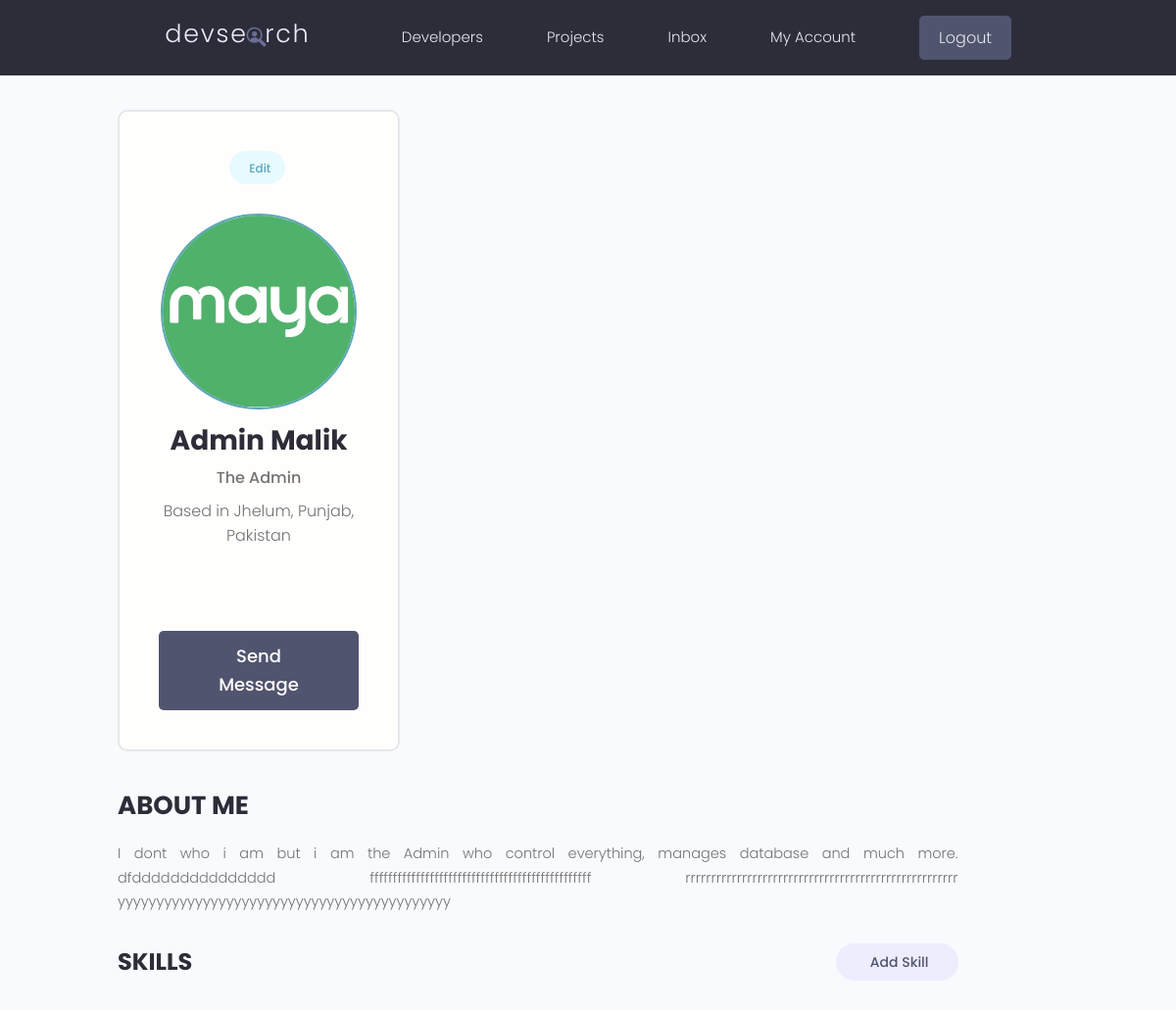
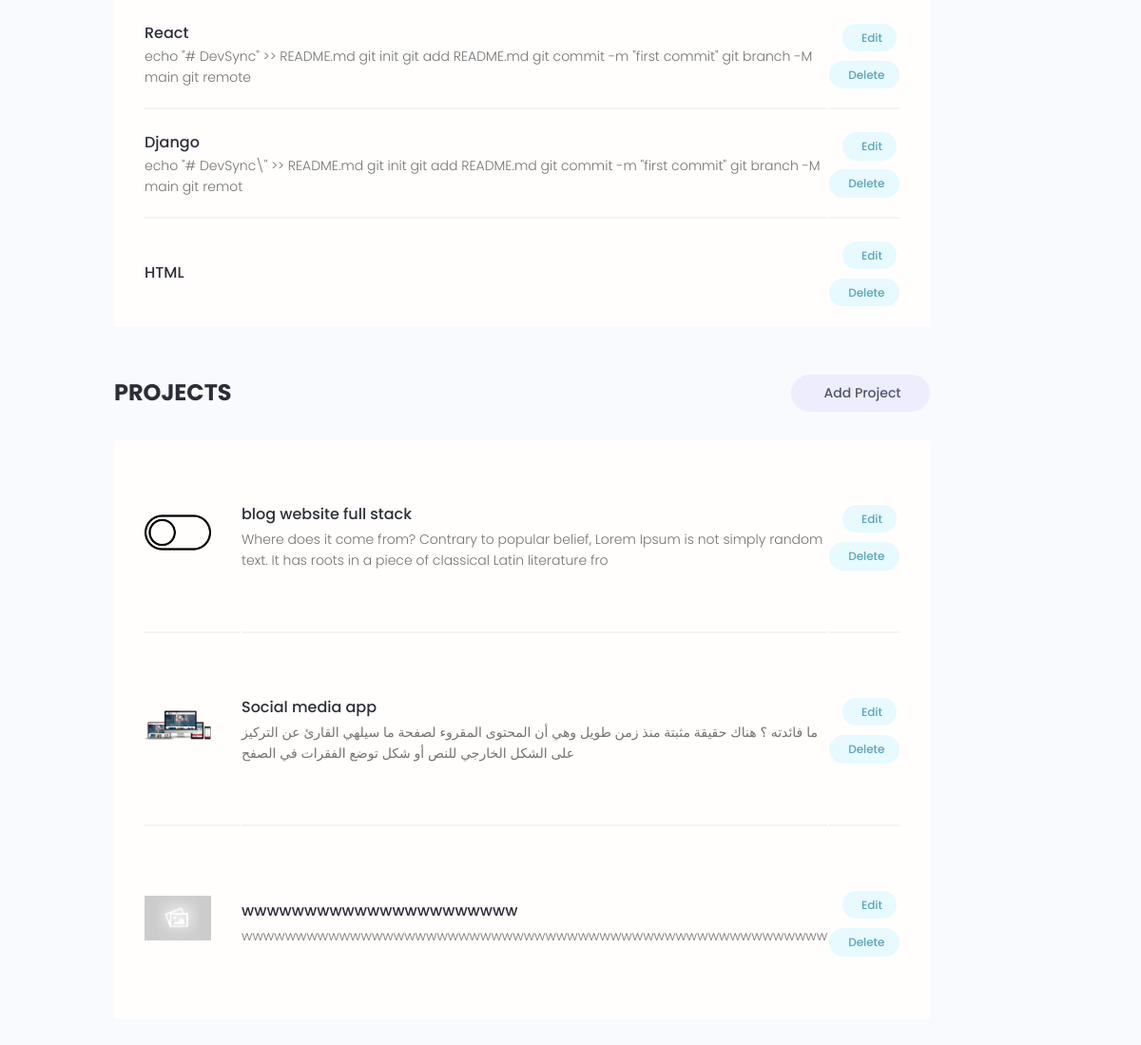
The page /user-account/ (signed in) on the database as committed earlier (2 pictures, top to bottom).
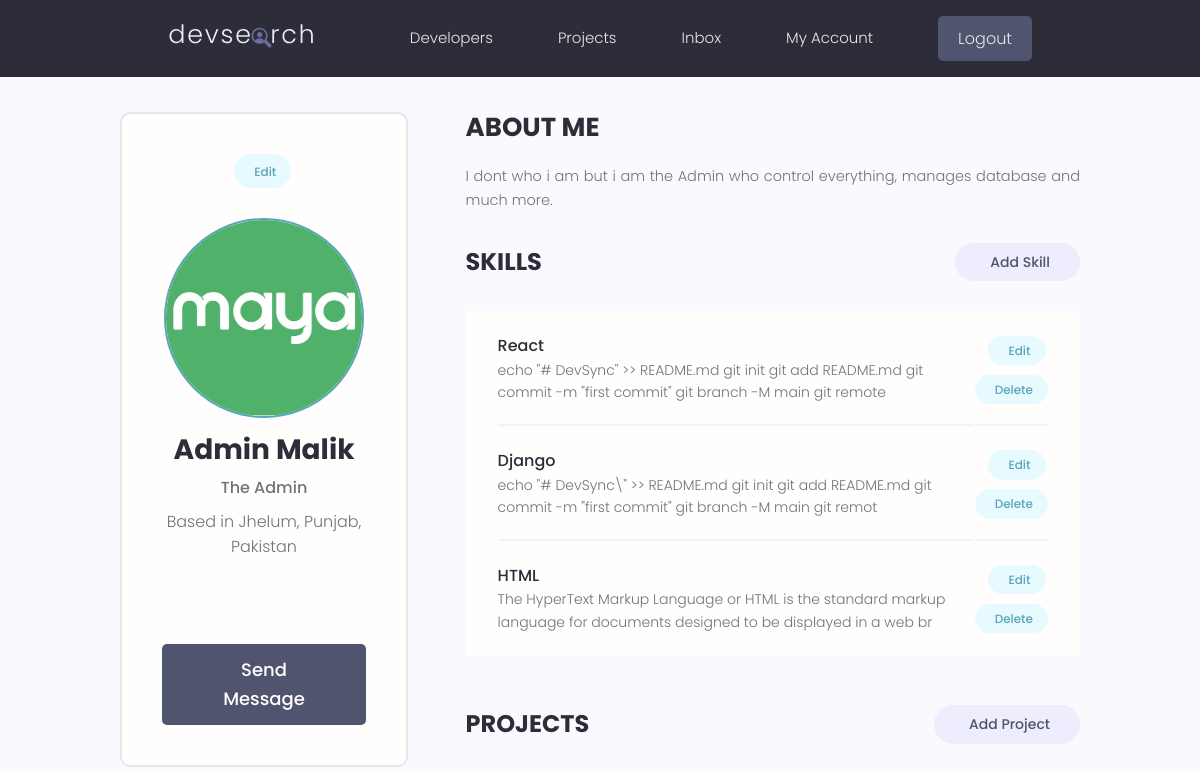
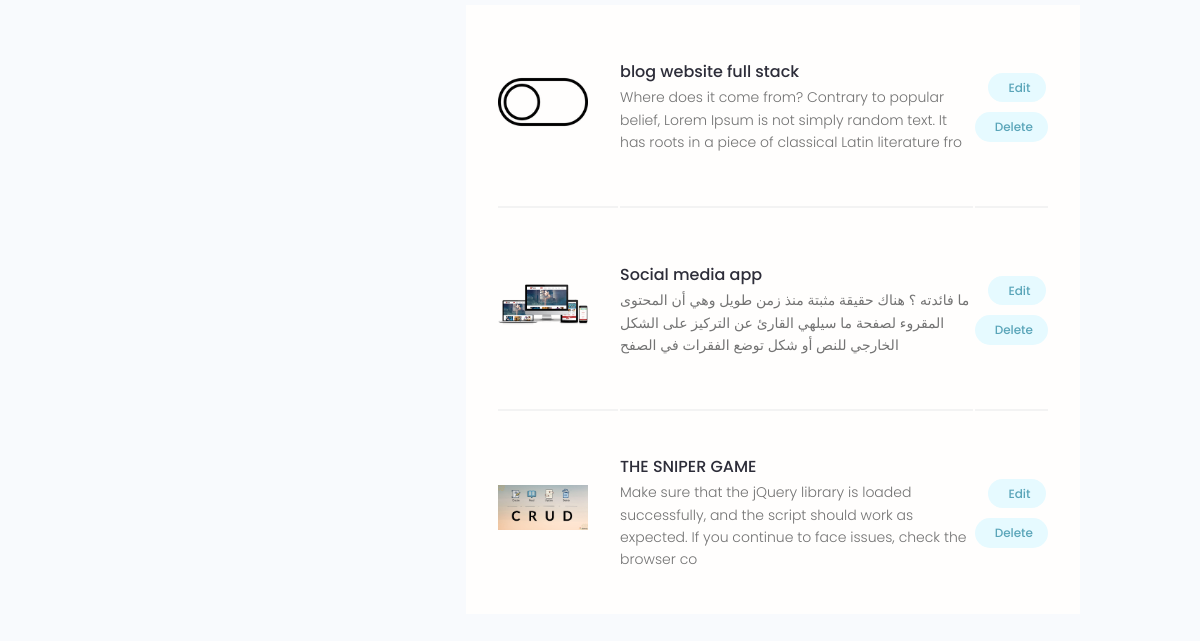
The same page on the database as committed later (2 pictures, top to bottom).
### users/models.py (models this page shows, shortened)
class Profile(models.Model):
    user = models.OneToOneField(User,on_delete=models.CASCADE,null=True,blank=True)
    name = models.CharField(max_length=200,null=True,blank=True)
    email = models.EmailField(max_length=200,unique = True,null=True,blank=True)
    username = models.CharField(max_length=200,null=True,blank=True)
    headline = models.CharField(max_length=200,null=True,blank=True)
    bio = models.TextField(null=True,blank=True)
    location = models.CharField(max_length=200,null=True,blank=True)
    profile_image = models.ImageField(max_length=200,null=True,blank=True,upload_to='profiles/',default='default_profile.png')
    social_github = models.CharField(max_length=200,null=True,blank=True)
    social_twitter = models.CharField(max_length=200,null=True,blank=True)
    social_linkedin = models.CharField(max_length=200,null=True,blank=True)
    social_youtube = models.CharField(max_length=200,null=True,blank=True)
    social_website = models.CharField(max_length=200,null=True,blank=True)
    created = models.DateTimeField(auto_now_add=True)
    id = models.UUIDField(default=uuid.uuid4,unique=True,primary_key=True,editable=False)

class Skills(models.Model):
    owner = models.ForeignKey(Profile, on_delete=models.CASCADE,null=True,blank=True)
    name = models.CharField(max_length=200,null=True,blank=True)
    description = models.TextField(null=True,blank=True)
    created = models.DateTimeField(auto_now_add=True)
    id = models.UUIDField(default=uuid.uuid4,unique=True,primary_key=True,editable=False)

### app2024/models.py (models this page shows, shortened)
class Project(models.Model):
    owner = models.ForeignKey(Profile,null=True,blank=True,on_delete=models.SET_NULL)
    title = models.CharField(max_length=200)
    description = models.TextField(null=True,blank=True)
    demo_link = models.CharField(max_length=2000,null=True,blank=True)
    source_link = models.CharField(max_length=2000,null=True,blank=True)
    featured_image = models.ImageField(null=True,blank=True,default='default.jpg')
    tags = models.ManyToManyField('Tag',blank=True)
    vote_total = models.IntegerField(default = 0,null=True,blank=True)
    vote_ratio = models.IntegerField(default = 0,null=True,blank=True)
    created = models.DateTimeField(auto_now_add=True)
    id = models.UUIDField(default=uuid.uuid4,unique=True,primary_key=True,editable=False)
    class Meta:
        ordering = ['created']

### users/views.py (the view)
# urls.py: path('user-account/', views.userAccount, name='user-account'),
@login_required(login_url="login-User")
def userAccount(request):
    profile = request.user.profile
    context = {'page' : 'Profile', 'profile': profile}
    return render(request, 'user_account.html',context)

### templates/user_account.html (shortened to what this page needs)
{% extends "base.html" %}
{% block content %}
<main class="settingsPage profile my-md">
  <div class="container">
    <div class="layout">
      <div class="column column--1of3">
        <div class="card text-center">
          <div class="card__body dev">
            <a class="tag tag--pill tag--main settings__btn" href="{% url 'edit-account' %}"> Edit</a>
            <img class="avatar avatar--xl dev__avatar" src="{{ profile.profile_image.url }}" />
            <h2 class="dev__name">{{ profile.name }}</h2>
            <p class="dev__title">{{ profile.headline }}</p>
            <p class="dev__location">Based in {{ profile.location }}</p>
            <ul class="dev__social">
            </ul>
            <a href="#" class="btn btn--sub btn--lg">Send Message </a>
          </div>
        </div>
      </div>
      <div class="column column--2of3">
        <div class="devInfo">
          <h3 class="devInfo__title">About Me</h3>
          <p class="devInfo__about">
            {{ profile.bio }}
          </p>
        </div>
        <div class="settings">
          <h3 class="settings__title">Skills</h3>
          <a class="tag tag--pill tag--sub settings__btn tag--lg" href="{% url 'add-skill' %}"> Add Skill</a>
        </div>
        <table class="settings__table">
          {% for skill in profile.skills_set.all %}
          <tr>
            <td class="settings__tableInfo">
              <h4>{{ skill.name }}</h4>
              <p>
                {{ skill.description|slice:"120" }}
              </p>
            </td>
            <td class="settings__tableActions">
              <a class="tag tag--pill tag--main settings__btn" href="{% url 'edit-skill' skill.id %}"> Edit</a>
              <a class="tag tag--pill tag--main settings__btn" href="{% url 'delete-skill' skill.id %}">
                Delete</a>
            </td>
          </tr>
            {% endfor %}
        </table>
        <div class="settings">
          <h3 class="settings__title">Projects</h3>
          <a class="tag tag--pill tag--sub settings__btn tag--lg" href="{% url 'create-project' %}"> Add Project</a>
        </div>
        <table class="settings__table">
          {% for project in profile.project_set.all %}
          <tr>
            <td class="settings__thumbnail">
              <a href="{% url 'projectpage' project.id %}"><img src="{{ project.featured_image.url }}" alt="Project Thumbnail" /></a>
            </td>
            <td class="settings__tableInfo">
              <a href="{% url 'projectpage' project.id %}">{{ project.title }}</a>
              <p>
                {{ project.description|slice:150 }}
              </p>
            </td>
            <td class="settings__tableActions">
              <a class="tag tag--pill tag--main settings__btn" href="{% url 'update-project' project.id %}"> Edit</a>
              <a class="tag tag--pill tag--main settings__btn" href="{% url 'delete-project' project.id %}">
                Delete</a>
            </td>
          </tr>
          {% endfor %}
        </table>
      </div>
    </div>
  </div>
</main>
{% endblock content %}

Rows that differ between the two databases and show on the page:
removed Project: featured_image (placeholder picture), title "wwwwwwwwwwwwwwwwwwwwww", description "wwwwwwwwwwwwwwwwwwwwwwwwwwwwwwwwwwwwwwwwwwwwwwwwwwwwww"
changed Profile "Admin Malik": bio "…database and much more. dfddddddddddddddd ffffffffffffffffffffffffffffffffffffffffffffffff rrrrrrrrrrrrrrrrrrrrrrrrrrrrrrrrrrrrrrrrrrrrrrrrrrrrr yyyyyyyyyyyyyyyyyyyyyyyyyyyyyyyyyyyyyyyyyyy" → "I dont who i am but i am the Admin who control everything, manages database and much more."
changed Skills "HTML": description (not shown) → "The HyperText Markup Language or HTML is the standard markup language for documents designed to be displayed in a web br"
added Project: featured_image (picture), title "THE SNIPER GAME", description "Make sure that the jQuery library is loaded successfully, and the script should work as expected. If you continue to face issues, check the browser co"
